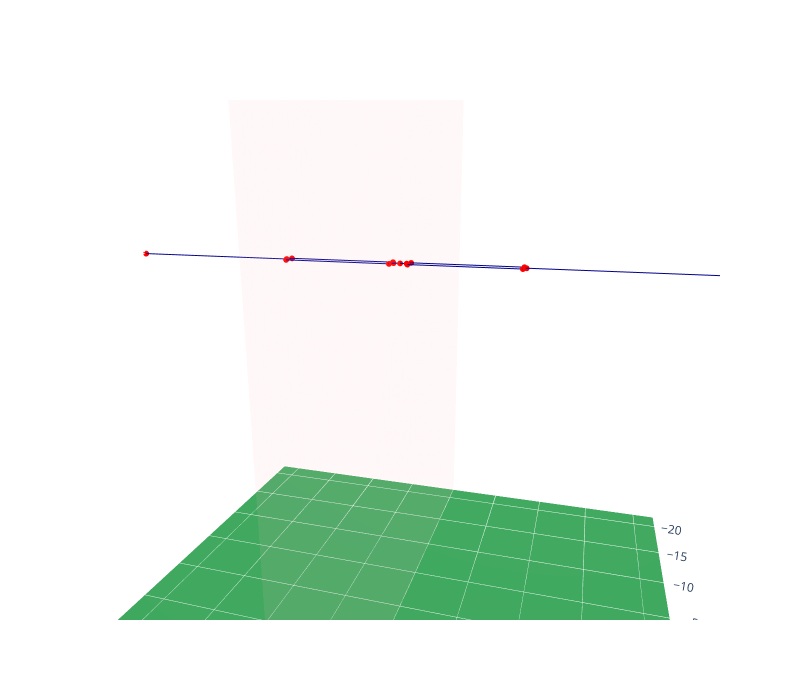

Source (notebook cell):
### Code cell
design = ocproblem._make_design(res.X[135])
wire_ant_visualize(design,(-22,22),(-22,22),(0,45))

### Figure 1 — Plotly figure (JSON) as saved in the notebook; plotly's stock layout.template omitted (floating-point values rounded to 4 significant figures)
{"data": [{"cmax": 1, "cmin": 0, "colorscale": [[0, "rgb(247,252,245)"], [0.125, "rgb(229,245,224)"], [0.25, "rgb(199,233,192)"], [0.375, "rgb(161,217,155)"], [0.5, "rgb(116,196,118)"], [0.625, "rgb(65,171,93)"], [0.75, "rgb(35,139,69)"], [0.875, "rgb(0,109,44)"], [1, "rgb(0,68,27)"]], "showscale": false, "surfacecolor": [[0.69, 0.69], [0.69, 0.69]], "type": "surface", "x": [-22, 22], "y": [-22, 22], "z": [[0, 0], [0, 0]]}, {"color": "lightpink", "hoverinfo": "skip", "i": [0, 0], "j": [1, 2], "k": [2, 3], "opacity": 0.1, "type": "mesh3d", "x": [-22, -22, 22, 22], "y": [0, 0, 0, 0], "z": [0, 45, 45, 0]}, {"line": {"color": "darkblue", "width": 2}, "marker": {"color": "red", "size": 2}, "name": "", "showlegend": false, "type": "scatter3d", "x": [0, 0], "y": [0, 0.5], "z": [30, 30]}, {"line": {"color": "darkblue", "width": 2}, "marker": {"color": "red", "size": 2}, "name": "", "showlegend": false, "type": "scatter3d", "x": [0, 0.5, 0.5, 0], "y": [0.5, 0.7, 8.903, 9.103], "z": [30, 30, 30, 30]}, {"line": {"color": "darkblue", "width": 2}, "marker": {"color": "red", "size": 2}, "name": "", "showlegend": false, "type": "scatter3d", "x": [0, -0.5, -0.5, 0], "y": [0.5, 0.7, 8.903, 9.103], "z": [30, 30, 30, 30]}, {"line": {"color": "darkblue", "width": 2}, "marker": {"color": "red", "size": 2}, "name": "", "showlegend": false, "type": "scatter3d", "x": [0, 0], "y": [9.103, 21.89], "z": [30, 30]}, {"line": {"color": "darkblue", "width": 2}, "marker": {"color": "red", "size": 2}, "name": "", "showlegend": false, "type": "scatter3d", "x": [0, 0], "y": [0, -0.5], "z": [30, 30]}, {"line": {"color": "darkblue", "width": 2}, "marker": {"color": "red", "size": 2}, "name": "", "showlegend": false, "type": "scatter3d", "x": [0, -0.5, -0.5, 0], "y": [-0.5, -0.7, -8.903, -9.103], "z": [30, 30, 30, 30]}, {"line": {"color": "darkblue", "width": 2}, "marker": {"color": "red", "size": 2}, "name": "", "showlegend": false, "type": "scatter3d", "x": [0, 0.5, 0.5, 0], "y": [-0.5, -0.7, -8.903, -9.103], "z": [30, 30, 30, 30]}, {"line": {"color": "darkblue", "width": 2}, "marker": {"color": "red", "size": 2}, "name": "", "showlegend": false, "type": "scatter3d", "x": [0, 0], "y": [-9.103, -21.89], "z": [30, 30]}], "layout": {"autosize": false, "height": 700, "scene": {"aspectmode": "manual", "aspectratio": {"x": 1, "y": 1, "z": 1}, "camera": {"eye": {"x": 1, "y": 0.3, "z": 0.3}, "up": {"x": 0, "y": 0, "z": 1}}, "xaxis": {"range": [-22, 22], "showbackground": false}, "yaxis": {"range": [-22, 22], "showbackground": false}, "zaxis": {"range": [0, 45], "showbackground": false}}, "width": 800}}
